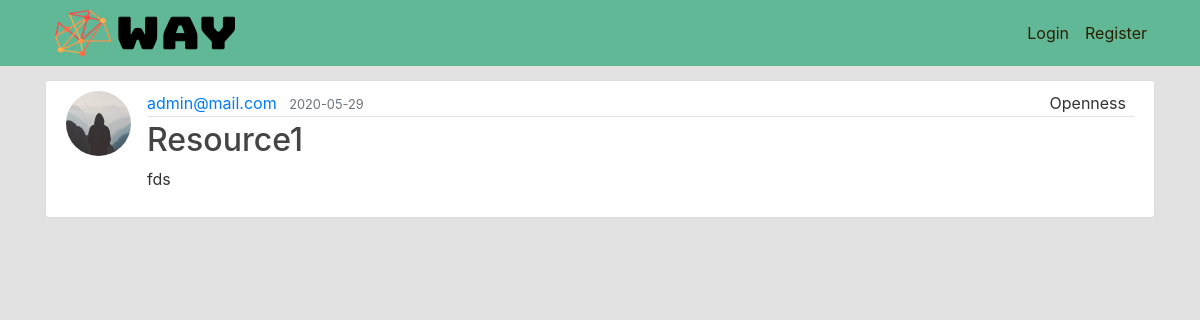
/resource/1, run on the app's committed database.
### way/models.py (models this page shows, shortened)
class User(db.Model, UserMixin):
    id = db.Column(db.Integer, primary_key=True)
    username = db.Column(db.String(20), unique=True, nullable=False)
    email = db.Column(db.String(120), unique=True, nullable=False)
    image_file = db.Column(db.String(20), nullable=False, default='default.jpg')
    password = db.Column(db.String(60), nullable=False)
    articles = db.relationship('Article', backref='author', lazy=True)
    resources = db.relationship('Resource', backref='author', lazy=True)
    test_result = db.relationship('TestResult', backref='participant', lazy=True)

class Resource(db.Model):
    id = db.Column(db.Integer, primary_key=True)
    title = db.Column(db.String(100), nullable=False)
    link = db.Column(db.String(500), nullable=False)
    date_added = db.Column(db.DateTime, nullable=False, default=datetime.utcnow)
    user_id = db.Column(db.Integer, db.ForeignKey('user.id'), nullable=False)
    tag = db.Column(db.Integer)

### way/recommendations/routes.py (the view)
@recommendations.route("/resource/<int:resource_id>")
def resource(resource_id):
    resource = Resource.query.get_or_404(resource_id)
    return render_template('resource.html', title=resource.title, resource=resource)

### way/templates/resource.html (shortened to what this page needs)
{% extends "layout.html" %}
{% block content %}
  <article class="media content-section">
    <img class="rounded-circle article-img" src="{{ url_for('static', filename='profile_pics/' + resource.author.image_file) }}">
    <div class="media-body">
      <div class="article-metadata">
        <a class="mr-2" href="{{ url_for('users.user_info', username=resource.author.username) }}">{{ resource.author.username }}</a>
        <small class="text-muted">{{ resource.date_added.strftime('%Y-%m-%d') }}</small>
        <a class="mr-2 float-right">{{ resource.tag }}</a>
      </div>
      <h2 class="article-title">{{ resource.title }}</h2>
      <p class="article-content">{{ resource.link }}</p>
    </div>
  </article>
{% endblock content %}

### way/static/main.css (style rules this page uses)
body { background: #e2e2e2; color: #333333; margin-top: 5rem; }
h1, h2, h3, h4, h5, h6 { color: #444444; }
.content-section { background: #ffffff; padding: 10px 20px; border: 1px solid #dddddd; border-radius: 3px; margin-bottom: 20px; }
.article-title { color: #444444; }
.article-content { white-space: pre-line; }
.article-img { height: 65px; width: 65px; margin-right: 16px; }
.article-metadata { padding-bottom: 1px; margin-bottom: 4px; border-bottom: 1px solid #e3e3e3 }

### data on the page
User: image_file (placeholder picture), author.username "admin@mail.com"
Resource: date_added "2020-05-29", tag "Openness", title "Resource1", link "fds"
